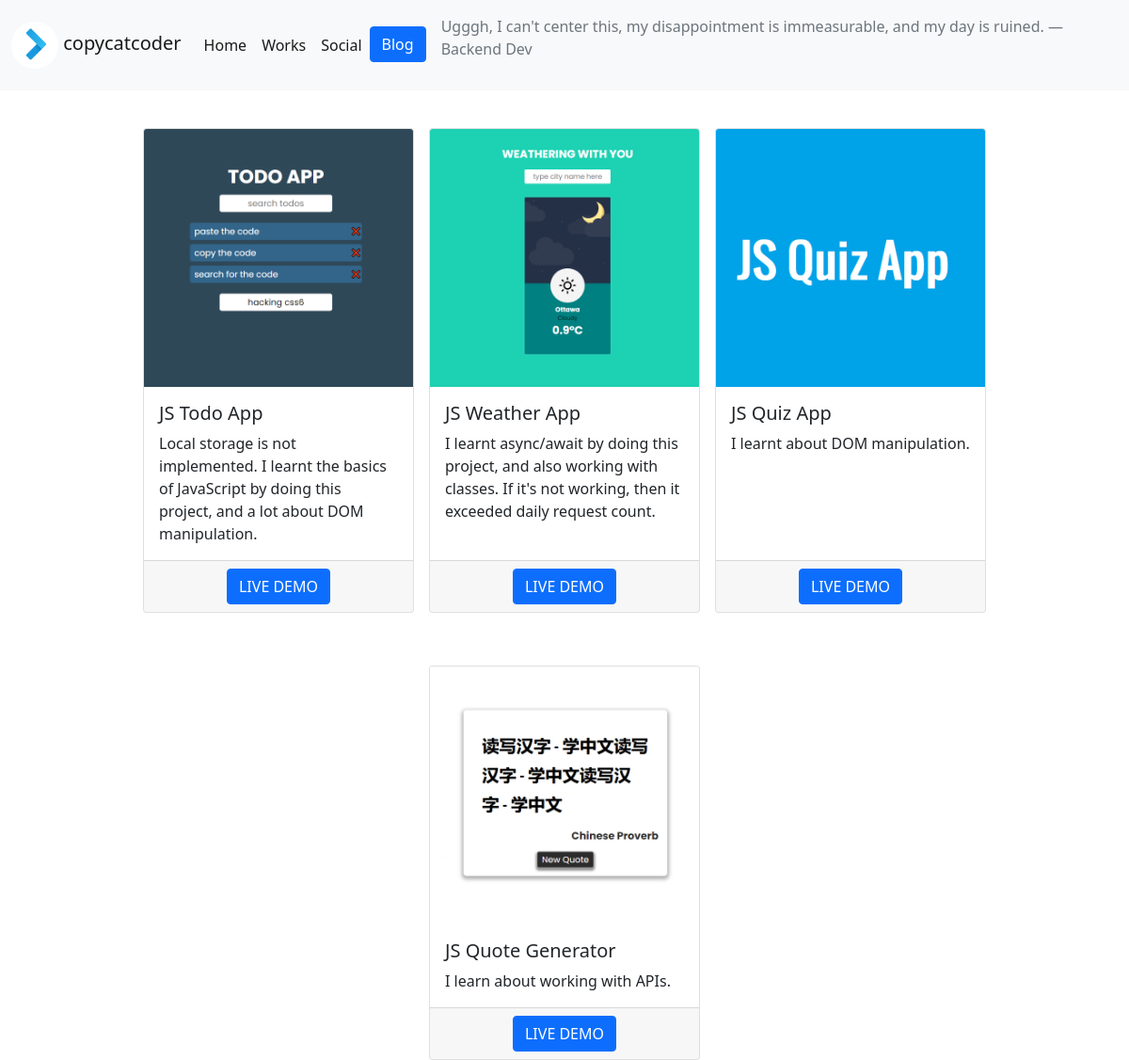
The app's page /works/ with its own data.
### portfolio/models.py (models this page shows, shortened)
class Project(models.Model):
    title = models.CharField(max_length=100)
    description = models.CharField(max_length=250)
    image = models.ImageField(upload_to="portfolio/images")
    url = models.URLField(blank=True)

### portfolio/views.py (the view)
# urls.py: path('works/', views.works, name="works-path"),
def works(request):
    projects = Project.objects.all()
    return render(request, 'portfolio/works.html', {
        'projects': projects
    })

### portfolio/templates/portfolio/works.html (shortened to what this page needs)
{% extends 'base.html' %}
{% block content %}
<div class="container-md d-flex flex-wrap gap-3 justify-content-center">
    {% for project in projects%}
    <div class="card-group" style="margin-top: 40px; width: 18rem">
        <div class="card">
            <img src="{{ project.image.url }}" class="card-img-top" alt="...">
            <div class="card-body">
                <h5 class="card-title">{{ project.title }}</h5>
                <p class="card-text">{{project.description}}</p>
            </div>
            <div class="card-footer d-flex justify-content-center">
                <a href="{{project.url}}" class="btn btn-primary" target="_blank">LIVE DEMO</a>
            </div>
        </div>
    </div>
    {% endfor %}
</div>
{% endblock content %}

### templates/base.html (shortened to what this page needs)
{% load static %}
<!DOCTYPE html>
<html lang="en">
<head>
    <link href="https://cdn.jsdelivr.net/npm/bootstrap@5.1.3/dist/css/bootstrap.min.css" rel="stylesheet"
>
    <link rel="stylesheet" href="{% static 'main.css' %}">
</head>
<body>
    <nav class="navbar navbar-expand-lg navbar-light bg-light">
        <div class="container-fluid">
            <a class="navbar-brand" href="{% url 'home-path' %}">
                <img src="{% static 'portfolio/copycatcoder.png' %}" alt="" width="50" height="50"
                    style="border-radius: 100%;"> copycatcoder
            </a>
            <div class="collapse navbar-collapse" id="navbarSupportedContent">
                <ul class="navbar-nav me-auto mb-2 mb-lg-0">
                    <li class="nav-item">
                        <a class="nav-link active" aria-current="page" href="{% url 'home-path' %}">Home</a>
                    </li>
                    <li class="nav-item">
                        <a class="nav-link active" aria-current="page" href="{% url 'works-path' %}">Works</a>
                    </li>
                    <li class="nav-item">
                        <a class="nav-link active" aria-current="page" href="{% url 'contact-path' %}">Social</a>
                    </li>
                    <li class="nav-item">
                        <a href="{% url 'all-blogs-path' %}" class="btn btn-primary">Blog</a>
                    </li>
                </ul>
                <p class="nav-item">
                    <a class="nav-link disabled">
                        Ugggh, I can't center this, my disappointment is immeasurable, and my day is ruined.
                        — Backend Dev
                    </a>
                </p>
            </div>
        </div>
    </nav>
    {% block content %}{% endblock content %}
</body>
</html>

### records on screen
Project: image (picture), title "JS Todo App", description "Local storage is not implemented. I learnt the basics of JavaScript by doing this project, and a lot about DOM manipulation."
Project: image (picture), title "JS Weather App", description "I learnt async/await by doing this project, and also working with classes. If it's not working, then it exceeded daily request count."
Project: image (picture), title "JS Quiz App", description "I learnt about DOM manipulation."
Project: image (picture), title "JS Quote Generator", description "I learn about working with APIs."
